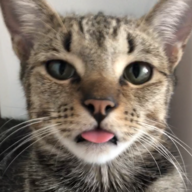
#> input picture android-chrome-192x192.png, 192 x 192 px
$ python polygon.py ../android-chrome-192x192.png
#> lines starting #> are read from the running program, lines starting #| are printed output that depends on the picture
#!/usr/bin/env python3
"""

vibecoded with Claude.ai

polygon.py — Crop an image to a regular polygon, with zoom and alignment.

zoom=1.0  → largest polygon that fits the image (maximum coverage)
zoom=0.8  → polygon radius is 80% of the maximum (smaller hexagon, same pixel scale)
zoom=0.5  → polygon radius is 50% of the maximum

The alignment controls which part of the image the polygon is centred over.

Usage:
    python hexcrop.py input.png [options]

Options:
    --sides N          Number of polygon sides (default: 6)
    --halign ALIGN     Horizontal alignment: left | center | right  (default: center)
    --valign ALIGN     Vertical alignment:   top  | center | bottom (default: top)
    --zoom FLOAT       Zoom factor 0 < zoom <= 1.0 (default: 0.8)
    --output FILE      Output filename (default: output.png)
"""

import argparse
import math
import sys
from pathlib import Path

try:
    from PIL import Image, ImageDraw
except ImportError:
    sys.exit("Pillow is required: pip install Pillow --break-system-packages")


def regular_polygon_points(cx, cy, radius, sides, rotation_deg=0.0):
    points = []
    for i in range(sides):
        angle = math.radians(rotation_deg + i * 360 / sides)
        points.append((cx + radius * math.cos(angle),
                        cy + radius * math.sin(angle)))
    return points


def largest_radius(width, height, sides, rotation_deg):
    """Binary-search the largest radius so the polygon fits the image rectangle."""
    lo, hi = 0.0, min(width, height) / 2.0 * 1.5
    cx, cy = width / 2, height / 2
    for _ in range(64):
        mid = (lo + hi) / 2
        pts = regular_polygon_points(cx, cy, mid, sides, rotation_deg)
        if all(0 <= x <= width and 0 <= y <= height for x, y in pts):
            lo = mid
        else:
            hi = mid
    return lo


def autocrop(img):
    """Remove all-transparent border rows and columns."""
    bbox = img.getchannel("A").getbbox()
    return img.crop(bbox) if bbox else img


def crop_to_polygon(image_path, sides=6, halign="center", valign="top",
                    zoom=0.8, output_path="output.png"):

#> called with image_path = '../android-chrome-192x192.png', sides = 6, halign = 'center', valign = 'top', zoom = 0.8, output_path = 'output.png'
    img = Image.open(image_path).convert("RGBA")
#> img is the input picture: PIL image 192x192 RGBA; mean R, G, B, A 129.7, 117.8, 106.5, 255
    w, h = img.size
#> w = 192; h = 192

    # Flat-top hexagon: 90° rotation so flat edges are at top and bottom
    rotation_deg = 90.0 if sides == 6 else 0.0

    # Maximum radius at zoom=1
    radius_max = largest_radius(w, h, sides, rotation_deg)
#> radius_max = 96

    # Actual radius: scale down by zoom factor
    radius = radius_max * zoom
#> radius = 76.8

    # Half-extents of this polygon's bounding box
    pts_unit = regular_polygon_points(0, 0, radius, sides, rotation_deg)
    poly_hw = max(abs(x) for x, _ in pts_unit)   # half-width
#> poly_hw = 66.51
    poly_hh = max(abs(y) for _, y in pts_unit)   # half-height
#> poly_hh = 76.8

    # Centre of the polygon in original-image coordinates.
    # Alignment means the polygon is pushed toward that edge of the image.
    if halign == "left":
        cx = poly_hw                    # left edge of polygon at x=0
    elif halign == "right":
        cx = w - poly_hw                # right edge of polygon at x=w
    else:
        cx = w / 2
#> cx = 96

    if valign == "top":
        cy = poly_hh                    # top edge of polygon at y=0
#> cy = 76.8
    elif valign == "bottom":
        cy = h - poly_hh                # bottom edge of polygon at y=h
    else:
        cy = h / 2

    # Clamp so the polygon never exceeds the image bounds
    cx = max(poly_hw, min(w - poly_hw, cx))
    cy = max(poly_hh, min(h - poly_hh, cy))

    # Output canvas = polygon bounding box
    out_w = int(round(2 * poly_hw))
#> out_w = 133
    out_h = int(round(2 * poly_hh))
#> out_h = 154

    # Crop the source region from the original image (same size as output)
    sx0 = cx - poly_hw
#> sx0 = 29.49
    sy0 = cy - poly_hh
#> sy0 = 0
    sx1 = cx + poly_hw
#> sx1 = 162.5
    sy1 = cy + poly_hh
#> sy1 = 153.6

    int_x0 = max(0, int(math.floor(sx0)))
#> int_x0 = 29
    int_y0 = max(0, int(math.floor(sy0)))
    int_x1 = min(w, int(math.ceil(sx1)))
    int_y1 = min(h, int(math.ceil(sy1)))

    raw = img.crop((int_x0, int_y0, int_x1, int_y1))
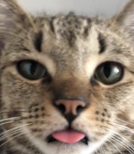
#> raw: PIL image 134x154 RGBA; mean R, G, B, A 142.4, 127.2, 112.2, 255

    # Pad with transparency if crop went outside image bounds
    if raw.size != (out_w, out_h):
        padded = Image.new("RGBA", (out_w, out_h), (0, 0, 0, 0))
#> padded: PIL image 133x154 RGBA; every value is 0
        padded.paste(raw, (int(math.floor(int_x0 - sx0)),
                           int(math.floor(int_y0 - sy0))))
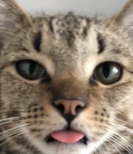
#> padded: PIL image 133x154 RGBA; mean R, G, B, A 142.7, 127.5, 112.5, 255
        raw = padded

    # Resize to exact output dimensions (handles sub-pixel differences)
    source = raw.resize((out_w, out_h), Image.LANCZOS)

    # Build polygon mask centred in the output canvas
    mask = Image.new("L", (out_w, out_h), 0)
#> mask: PIL image 133x154 L; every value is 0
    draw = ImageDraw.Draw(mask)
    pts = regular_polygon_points(out_w / 2, out_h / 2,
                                 radius, sides, rotation_deg)
    draw.polygon(pts, fill=255)

    # Apply mask
    result = Image.new("RGBA", (out_w, out_h), (0, 0, 0, 0))
    result.paste(source, mask=mask)
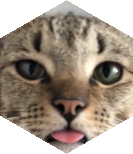
#> result: PIL image 133x154 RGBA; mean R, G, B, A 103, 90.1, 77.7, 191.4; transparent parts drawn white

    # Trim fully-transparent border rows/columns
    result = autocrop(result)
#> in autocrop, `bbox = img.getchannel("A").getbbox()`: bbox = (0, 0, 133, 154)

    result.save(output_path, "PNG")
    rw, rh = result.size
    print(f"Saved: {output_path}  ({rw}×{rh} px, {sides}-sided polygon, "
          f"zoom={zoom}, radius={radius:.1f} px (max={radius_max:.1f}), "
          f"halign={halign}, valign={valign})")
#| Saved: output.png  (133×154 px, 6-sided polygon, zoom=0.8, radius=76.8 px (max=96.0), halign=center, valign=top)


def main():
    parser = argparse.ArgumentParser(
        description="Mask an image to a regular polygon with zoom and alignment."
    )
    parser.add_argument("input",    help="Input image (PNG, JPG, …)")
    parser.add_argument("--sides",  type=int,   default=6,
                        help="Number of polygon sides (default: 6)")
    parser.add_argument("--halign", choices=["left", "center", "right"],
                        default="center",
                        help="Horizontal alignment (default: center)")
    parser.add_argument("--valign", choices=["top", "center", "bottom"],
                        default="top",
                        help="Vertical alignment (default: top)")
    parser.add_argument("--zoom",   type=float, default=0.8,
                        help="Polygon size as fraction of maximum (default: 0.8)")
    parser.add_argument("--output", default="output.png",
                        help="Output filename (default: output.png)")

    args = parser.parse_args()

    if not Path(args.input).exists():
        sys.exit(f"File not found: {args.input}")
    if not (0 < args.zoom <= 2.0):
        sys.exit("--zoom must be > 0")

    crop_to_polygon(
        image_path=args.input,
        sides=args.sides,
        halign=args.halign,
        valign=args.valign,
        zoom=args.zoom,
        output_path=args.output,
    )


if __name__ == "__main__":
    main()

$ run again, on elisa.png
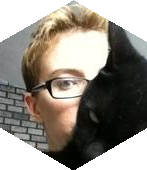
#> input picture elisa.png, 147 x 170 px
#> in crop_to_polygon, img is the input picture: PIL image 147x170 RGBA; mean R, G, B, A 83, 77.1, 68.4, 192.1
#> in crop_to_polygon, `padded.paste(raw, (int(math.floor(int_x0 - sx0)), int(math.floor(int_y..`:
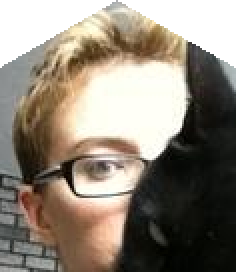
#> padded: PIL image 118x136 RGBA (shown 2 times larger); mean R, G, B, A 109.9, 100.2, 87.8, 223; transparent parts drawn white
#> mask: PIL image 118x136 L; every value is 0
#> in crop_to_polygon, `result.paste(source, mask=mask)`:
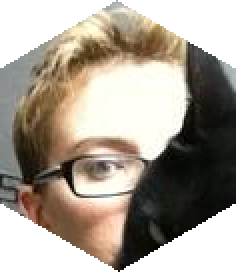
#> result: PIL image 118x136 RGBA (shown 2 times larger); mean R, G, B, A 101.7, 92.6, 81.1, 189.9; transparent parts drawn white
#> bbox = (0, 0, 118, 136)
#| Saved: output.png  (118×136 px, 6-sided polygon, zoom=0.8, radius=67.9 px (max=84.9), halign=center, valign=top)
